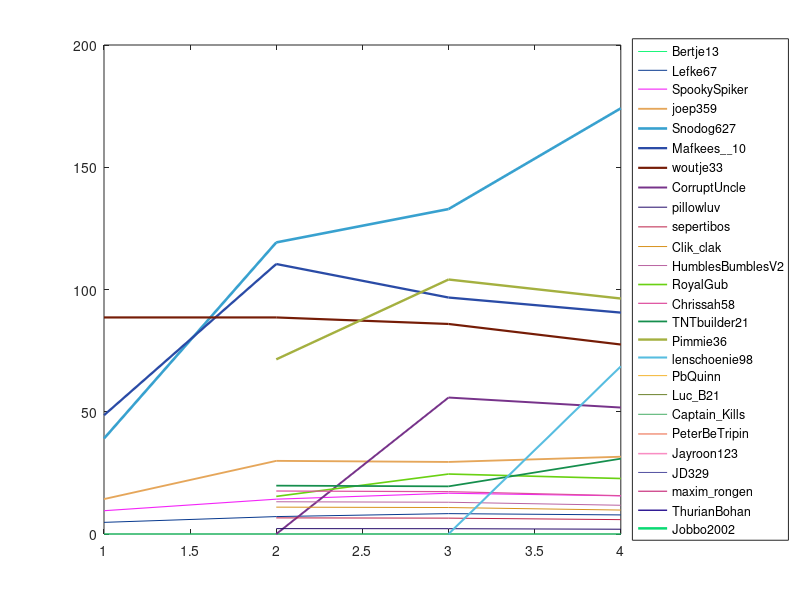

This chart was generated by the following MATLAB code:
clear
close all

%%%%%%%%%%%%%%%%%%%%%%%%%%%%%%%%%%%%%%%%%%%%%%%%%%%%%%%%%%%%%%%%%%%%%%%%%%%
% UltraHardCore Team Selector
%%%%%%%%%%%%%%%%%%%%%%%%%%%%%%%%%%%%%%%%%%%%%%%%%%%%%%%%%%%%%%%%%%%%%%%%%%%
% This code was made to randomly assemble teams for The Diorite Experts
% UltraHardCore. However, this code can also be used for different UHC
% competitions, providing a similar ranking system is adopted.
% See more at: https://github.com/Snodog627/TheDioriteExpertsUHC

% The code at first defines the players and their scores. The players that
% are participating in the current season are then selected and some
% simulation criteria may be specified. New players' scores are denoted by
% NaN.

%% Information
addpath('Data','Functions','Figures')
load('DataURE4.mat')

%% Visualization
NoP = size(Players,2);
NoS = size(Seasons,2);
legdata = cell(NoP,1);
for i = 1:NoP
    if ~isnan(Players(i).RankPosition(NoS))
        LineSize = 2*(1 - (Players(i).RankPosition(NoS)+0.5)/NoP);
    else
        LineSize = 0.1;
    end
    Col = rand(1,3);
    legdata{i} = Players(i).PlayerName;
    
    figure(1)
    plot(1:NoS,Players(i).RankHistory,'LineWidth',LineSize,'Color',Col)
    hold on
end
legend(legdata,'location','eastoutside','Interpreter','none')
